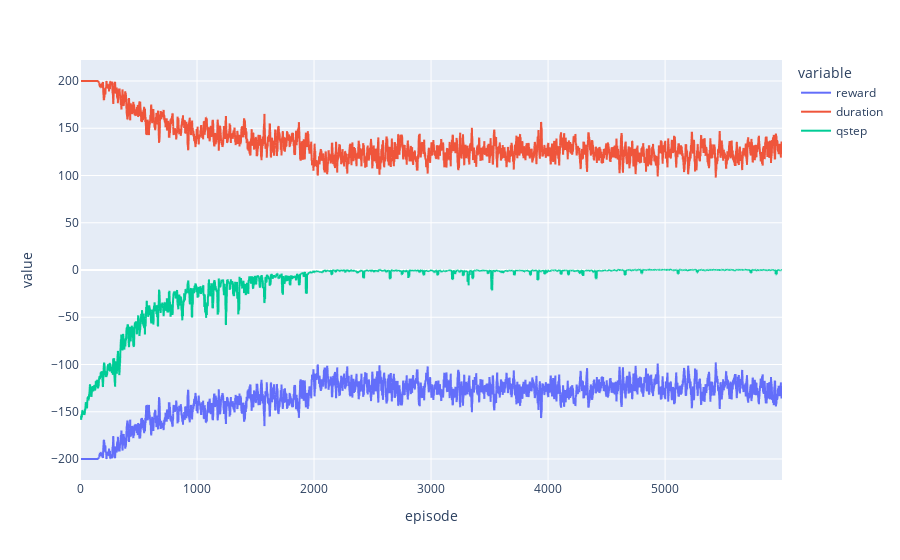

The cell this chart's notebook holds for it:
### Code cell
df_long_train = pd.read_csv(f'{model_path_long_train}episode_results.csv', index_col='episode')

# Use plotly for interactive plots as default pandas backend
import plotly.express as px
pd.options.plotting.backend = "plotly"
df_long_train.rolling(window=10).mean().plot()

### Figure 1 — Plotly figure (JSON) as saved in the notebook; plotly's stock layout.template omitted (floating-point values rounded to 4 significant figures; data arrays with more than 128 entries replaced by an {"elided": "..."} marker saying what was removed)
{"data": [{"hovertemplate": "variable=reward<br>episode=%{x}<br>value=%{y}<extra></extra>", "legendgroup": "reward", "line": {"color": "#636efa", "dash": "solid"}, "marker": {"symbol": "circle"}, "mode": "lines", "name": "reward", "showlegend": true, "type": "scattergl", "x": {"elided": "6000 int values"}, "xaxis": "x", "y": {"elided": "6000 float values"}, "yaxis": "y"}, {"hovertemplate": "variable=duration<br>episode=%{x}<br>value=%{y}<extra></extra>", "legendgroup": "duration", "line": {"color": "#EF553B", "dash": "solid"}, "marker": {"symbol": "circle"}, "mode": "lines", "name": "duration", "showlegend": true, "type": "scattergl", "x": {"elided": "6000 int values"}, "xaxis": "x", "y": {"elided": "6000 float values"}, "yaxis": "y"}, {"hovertemplate": "variable=qstep<br>episode=%{x}<br>value=%{y}<extra></extra>", "legendgroup": "qstep", "line": {"color": "#00cc96", "dash": "solid"}, "marker": {"symbol": "circle"}, "mode": "lines", "name": "qstep", "showlegend": true, "type": "scattergl", "x": {"elided": "6000 int values"}, "xaxis": "x", "y": {"elided": "6000 float values"}, "yaxis": "y"}], "layout": {"legend": {"title": {"text": "variable"}, "tracegroupgap": 0}, "margin": {"t": 60}, "xaxis": {"anchor": "y", "domain": [0, 1], "title": {"text": "episode"}}, "yaxis": {"anchor": "x", "domain": [0, 1], "title": {"text": "value"}}}}
